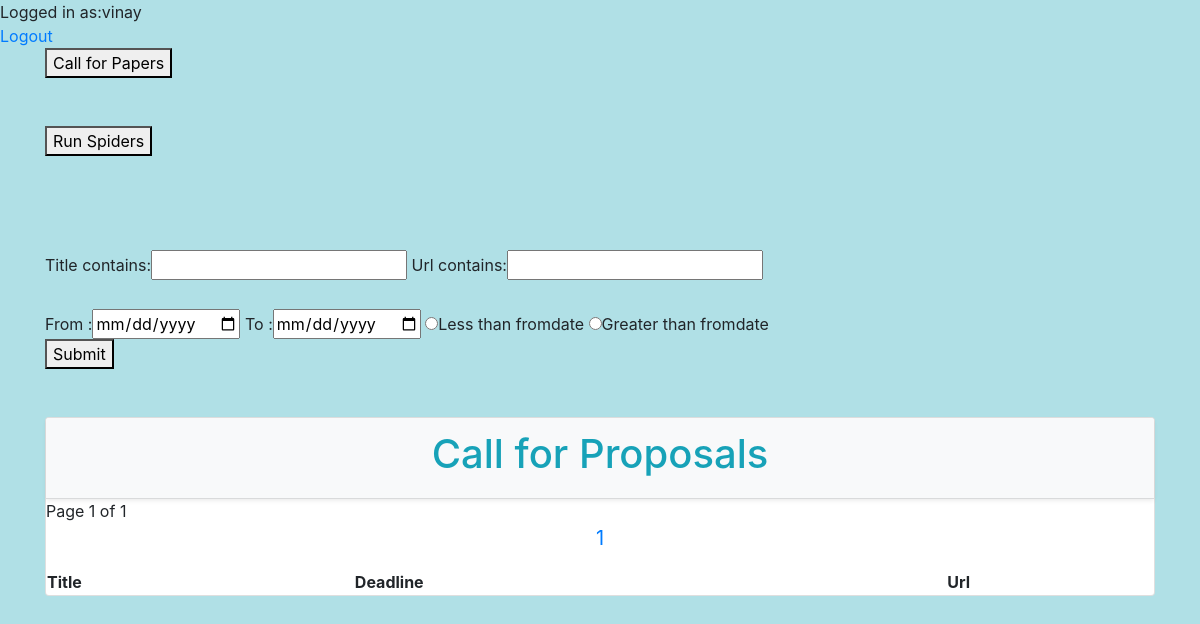
Page /dashboard/ (signed in) on the earlier database version.
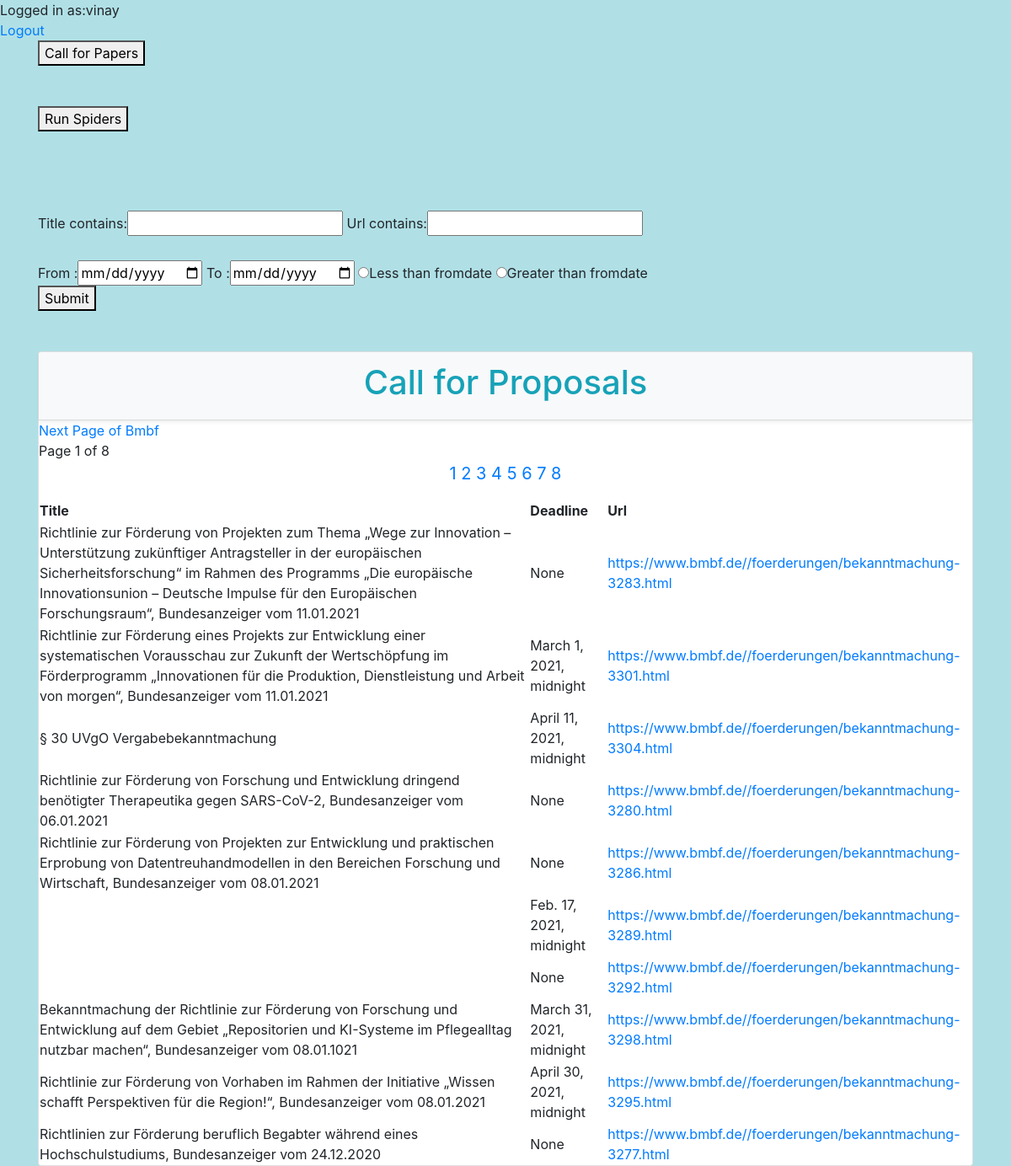
Same page on the later database version.
### questions/models.py (models this page shows)
class Bmbf_model(models.Model):
    Title = models.CharField(max_length=1024)
    Dates = models.DateTimeField(null='True')
    Url = models.CharField(max_length=1024)
    Deadline =models.DateTimeField(null='True')

### questions/views.py (the view)
# urls.py: path('dashboard/',views.get_Call_for_Proposals, name="dashboard"),#views function
@cache_control(no_cache=True, must_revalidate=True, no_store=True)
@login_required(login_url='login_url')
def get_Call_for_Proposals(request):#used for searching with filter
                count = 0
                Restart = request.GET.get('Restart')#Restarting the server
                Restartagain = request.GET.get('Restartagain')
                if Restart:
                    import random
                    import string
                    reading_file = open(
                        "C:/Users/Vinay/PycharmProjects/callspiderproj/scrapy_django/questions/views.py", "r")
                    letters = string.ascii_lowercase
                    random_comments = "#" + ''.join(random.choice(letters) for i in range(10))
                    print(random_comments)
                    n = random.random()
                    list_of_lines = reading_file.readlines()
                    x = "Line2\n"
                    list_of_lines[1000] = random_comments
                    reading_file = open(
                        "C:/Users/Vinay/PycharmProjects/callspiderproj/scrapy_django/questions/views.py", "w")
                    reading_file.writelines(list_of_lines)
                    reading_file.close()
                    contextwiki = dict()
                    contextwiki['contextwiki'] = Wiki_model.objects.all()
                    contextwiki = OrderFilter(request.GET, queryset=Wiki_model.objects.all())
                    contextBmbf = dict()
                    contextBmbf['contextBmbf'] = Bmbf_model.objects.all()
                    contextBmbf = OrderFilter1(request.GET, queryset=Bmbf_model.objects.all())
                    stuff_items = Bmbf_model.objects.values('Title', 'Url', 'Deadline').distinct()[::-1]
                    stuff_items1 = Wiki_model.objects.values('Title', 'Where', 'Url', 'Deadline').distinct()[::-1]
                    paginator = Paginator(stuff_items, 10)
                    p1 = Paginator(stuff_items1, 10)
                    page_num = request.GET.get('page', 1)
                    try:
                        page = paginator.page(page_num)
                    except EmptyPage:
                        page = paginator.page(1)
                    buttons=1
                    context = {
                        'contextwiki': contextwiki,
                        'contextBmbf': contextBmbf,
                        'contextpage': page,
                        'buttons': buttons,
                    }
                    return render(request, 'dashboard.html', context)  # till here
                else:
                    buttons = 0
                    contextwiki = dict()
                    contextwiki['contextwiki'] = Wiki_model.objects.all()
                    contextwiki = OrderFilter(request.GET, queryset=Wiki_model.objects.all())
                    contextBmbf = dict()
                    contextBmbf['contextBmbf'] = Bmbf_model.objects.all()
                    contextBmbf = OrderFilter1(request.GET, queryset=Bmbf_model.objects.all())
                    stuff_items = Bmbf_model.objects.values('Title', 'Url', 'Deadline').distinct()[::-1]
                    stuff_items1 = Wiki_model.objects.values('Title', 'Where', 'Url', 'Deadline').distinct()[::-1]
                    paginator = Paginator(stuff_items, 10)
                    p1 = Paginator(stuff_items1, 10)
                    page_num = request.GET.get('page', 1)
                    try:
                        page = paginator.page(page_num)
                    except EmptyPage:
                        page = paginator.page(1)
                    context = {
                        'contextwiki': contextwiki,
                        'contextBmbf': contextBmbf,
                        'contextpage': page,
                        'buttons': buttons,
                    }
                    return render(request, 'dashboard.html', context)  # till here

### templates/dashboard.html (shortened to what this page needs)
{% extends "index.html" %}
{% load static %}
{% block content %}
<div>Logged in as:{{user.username}}</div>
<a href="{% url 'logout' %}">Logout</a>
<div class="container">
    <form method="get" action="/Call_for_Papers">
        <button type="submit" >Call for Papers</button>
    </form>
    <br><br>
<form method="get" >
         <button id ="buttons" type="submit"   value="Restart" onclick="myFunction()" name="Restart" >Run Spiders</button>
     </form>
</div>
<head>
</head>
<body>
<div id="div1" class="show">
  </div>
</body>
<br/><br/>
                <div class="container">
                        <form method="get" action="/Call_for_Proposals_Search_Result">
                            {{ contextBmbf.form }}
                            <br><br>
                            <div>
                            From :<input type="date" name="fromdate"/>
                             To :<input type="date" name="todate"/>
                            <input value="Lesserdates" type="radio" name="extremes">Less than fromdate
                            <input value="Greaterdates" type="radio" name="extremes">Greater than fromdate
                               </div>
                            <button type="submit" >Submit</button>
                        </form>
                </div>
<br/><br/>
   <div class="container">
                <form class="card">
                    <div class="card-header shadow-sm bg-light">
                        <h1 class="display-6 text-info" align="center" > Call for Proposals </h1>
                    </div>
                    <form method ="GET">
                    <table>
                        <tr>
                            <th>Title</th>
                            <th>Deadline</th>
                            <th>Url</th>
                        </tr>
           {% if contextpage.has_next %}
        <a href="{% url 'dashboard' %}?page={{contextpage.next_page_number}}">Next Page of Bmbf</a>
        {% endif %}
        <span class="">
            Page {{contextpage.number}} of {{ contextpage.paginator.num_pages }}
        </span>
                <p>{% for pg in contextpage.paginator.page_range %}
            {% if contextpage.number == pg %}
                <span class="active"><a href="?page={{pg}}" >{{pg}}</a></span>
            {% else %}
                <span><a href="?page={{pg}}" >{{pg}}</a></span>
            {% endif %}
        {% endfor %}
        </p>
         {% for items_page in contextpage %}
             <tr>
                <td>{{items_page.Title}}</td>
                 <td >{{items_page.Deadline}}</td>
                 <td><a href="{{items_page.Url}}"> {{items_page.Url}} </a></td>
             </tr>
             {% endfor %}
    </table>
                </form>
                </form>
                </div>
{% endblock %}

### templates/index.html (shortened to what this page needs)
<!DOCTYPE html>
{% load static %}
<html lang="en" xmlns="http://www.w3.org/1999/html">
<head>
    <link rel="stylesheet" href="https://stackpath.bootstrapcdn.com/bootstrap/4.3.1/css/bootstrap.min.css"
>
    <link rel="stylesheet" href="https://cdnjs.cloudflare.com/ajax/libs/font-awesome/5.11.2/css/all.min.css">
</head>
<body style="background-color:powderblue;">
    {% block content %}{% endblock %}
</body>
</html>

### templates/dashboard.html (style rules this page uses)
p { text-align: center; font-size: 20px; margin-top: 0px; }
.show { -o-transition: opacity 1s; -moz-transition: opacity 1s; -webkit-transition: opacity 1s; transition: opacity 1s; opacity:1; }

Differences in the rows shown:
added Bmbf_model: Title "Richtlinie zur Förderung von Projekten zum Thema „Wege zur Innovation – Unterstützung zukünftiger Antragsteller in der europäischen Sicherheitsforschung“ im Rahmen des Programms „Die europäische Innovationsunion – Deutsche Impulse für den Europäischen Forschungsraum“, Bundesanzeiger vom 11.01.2021", Deadline "None", Url "https://www.bmbf.de//foerderungen/bekanntmachung-3283.html"
added Bmbf_model: Title "Richtlinie zur Förderung eines Projekts zur Entwicklung einer systematischen Vorausschau zur Zukunft der Wertschöpfung im Förderprogramm „Innovationen für die Produktion, Dienstleistung und Arbeit von morgen“, Bundesanzeiger vom 11.01.2021", Deadline "March 1, 2021, midnight", Url "https://www.bmbf.de//foerderungen/bekanntmachung-3301.html"
added Bmbf_model: Title "§ 30 UVgO Vergabebekanntmachung", Deadline "April 11, 2021, midnight", Url "https://www.bmbf.de//foerderungen/bekanntmachung-3304.html"
added Bmbf_model: Title "Richtlinie zur Förderung von Forschung und Entwicklung dringend benötigter Therapeutika gegen SARS-CoV-2, Bundesanzeiger vom 06.01.2021", Deadline "None", Url "https://www.bmbf.de//foerderungen/bekanntmachung-3280.html"
added Bmbf_model: Title "Richtlinie zur Förderung von Projekten zur Entwicklung und praktischen Erprobung von Datentreuhandmodellen in den Bereichen Forschung und Wirtschaft, Bundesanzeiger vom 08.01.2021", Deadline "None", Url "https://www.bmbf.de//foerderungen/bekanntmachung-3286.html"
added Bmbf_model: Deadline "Feb. 17, 2021, midnight", Url "https://www.bmbf.de//foerderungen/bekanntmachung-3289.html"
added Bmbf_model: Deadline "None", Url "https://www.bmbf.de//foerderungen/bekanntmachung-3292.html"
added Bmbf_model: Title "Bekanntmachung der Richtlinie zur Förderung von Forschung und Entwicklung auf dem Gebiet „Repositorien und KI-Systeme im Pflegealltag nutzbar machen“, Bundesanzeiger vom 08.01.1021", Deadline "March 31, 2021, midnight", Url "https://www.bmbf.de//foerderungen/bekanntmachung-3298.html"
added Bmbf_model: Title "Richtlinie zur Förderung von Vorhaben im Rahmen der Initiative „Wissen schafft Perspektiven für die Region!“, Bundesanzeiger vom 08.01.2021", Deadline "April 30, 2021, midnight", Url "https://www.bmbf.de//foerderungen/bekanntmachung-3295.html"
added Bmbf_model: Title "Richtlinien zur Förderung beruflich Begabter während eines Hochschulstudiums, Bundesanzeiger vom 24.12.2020", Deadline "None", Url "https://www.bmbf.de//foerderungen/bekanntmachung-3277.html"
Other differences:
{{ contextpage.paginator.num_pages }}: "1" → "8"
text now shown: "Next Page of Bmbf"
new list line: "2"
new list line: "3"
new list line: "4"
new list line: "5"
new list line: "6"
new list line: "7"
new list line: "8"
